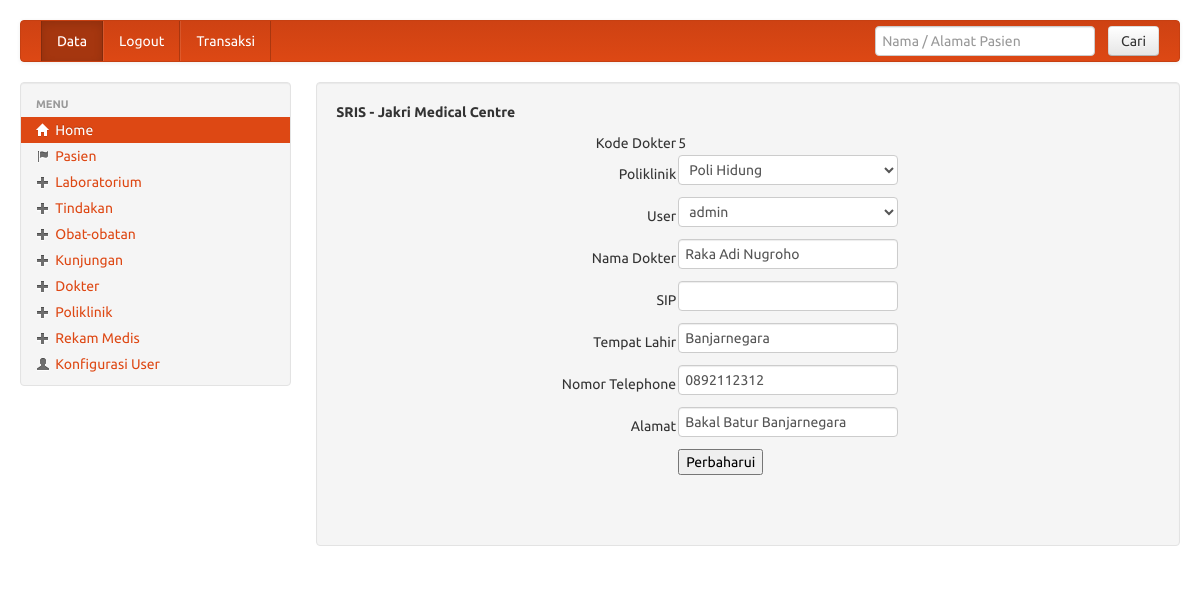
/pengurus/formeditdokter.php?kd_dokter=5 (signed in), run on the app's committed database.
### tables this page shows
CREATE TABLE IF NOT EXISTS `dokter` (
  `kd_dokter` int(11) NOT NULL AUTO_INCREMENT,
  `kd_poli` int(11) NOT NULL,
  `tgl_kunjungan` date NOT NULL,
  `kd_user` int(11) NOT NULL,
  `nm_dokter` varchar(300) NOT NULL,
  `sip` enum('pagi','siang','malam','') NOT NULL,
  `tmpat_lhr` varchar(300) NOT NULL,
  `no_tlp` varchar(14) NOT NULL,
  `alamat` varchar(300) NOT NULL,
  PRIMARY KEY (`kd_dokter`)
);

### pengurus/formeditdokter.php (the view, shortened to what this page needs)
<?php require_once('../Connections/koneksi.php'); ?>
<?php
if (!function_exists("GetSQLValueString")) {
function GetSQLValueString($theValue, $theType, $theDefinedValue = "", $theNotDefinedValue = "")
{
  $theValue = function_exists("mysql_real_escape_string") ? mysql_real_escape_string($theValue) : mysql_escape_string($theValue);
  switch ($theType) {
    case "long":
    case "int":
      $theValue = ($theValue != "") ? intval($theValue) : "NULL";
      break;
  }
  return $theValue;
}
}
$editFormAction = $_SERVER['PHP_SELF'];
if (isset($_SERVER['QUERY_STRING'])) {
  $editFormAction .= "?" . htmlentities($_SERVER['QUERY_STRING']);
}
$colname_tampil = "-1";
if (isset($_GET['kd_dokter'])) {
  $colname_tampil = $_GET['kd_dokter'];
}
$query_tampil = sprintf("SELECT * FROM dokter WHERE kd_dokter = %s", GetSQLValueString($colname_tampil, "int"));
$tampil = mysql_query($query_tampil, $koneksi) or die(mysql_error());
$row_tampil = mysql_fetch_assoc($tampil);
$query_poli = "SELECT * FROM poliklinik";
$poli = mysql_query($query_poli, $koneksi) or die(mysql_error());
$row_poli = mysql_fetch_assoc($poli);
$query_user = "SELECT * FROM login";
$user = mysql_query($query_user, $koneksi) or die(mysql_error());
$row_user = mysql_fetch_assoc($user);
?>
<!DOCTYPE html PUBLIC "-//W3C//DTD XHTML 1.0 Transitional//EN" "http://www.w3.org/TR/xhtml1/DTD/xhtml1-transitional.dtd">
<html xmlns="http://www.w3.org/1999/xhtml">
<head>
<link rel='stylesheet' type='text/css' href='../library/bootstrap/bootstrap.css'/>
<link rel='stylesheet' type='text/css' href='../library/bootstrap/style.css'/>
</head>
<body>
<div class='container-fluid' style='margin-top:20px;'>
<?php include("navbar.php"); ?>
	<div class='row-fluid'>
	<?php include("sidebar.php"); ?>
    <div class="span9">
    <div class='well' fixed center;'>
		<b>SRIS - Jakri Medical Centre</b>
		<p style='margin-top:10px'>
		<form action="<?php echo $editFormAction; ?>" method="post" name="form1" id="form1">
		  <table width="454" height="278" align="center">
		    <tr valign="baseline">
		      <td nowrap="nowrap" align="right">Kode Dokter </td>
		      <td><?php echo $row_tampil['kd_dokter']; ?></td>
	        </tr>
		    <tr valign="baseline">
		      <td nowrap="nowrap" align="right">Poliklinik</td>
		      <td><select name="kd_poli">
		        <?php
do {
?>
		        <option value="<?php echo $row_poli['kd_poli']?>" <?php if (!(strcmp($row_poli['kd_poli'], htmlentities($row_tampil['kd_poli'], ENT_COMPAT, 'utf-8')))) {echo "SELECTED";} ?>><?php echo $row_poli['nm_poli']?></option>
		        <?php
} while ($row_poli = mysql_fetch_assoc($poli));
?>
		        </select></td>
	        </tr>
		    <tr valign="baseline">
		      <td nowrap="nowrap" align="right">User</td>
		      <td><select name="kd_user">
		        <?php
do {
?>
		        <option value="<?php echo $row_user['kd_user']?>" <?php if (!(strcmp($row_user['kd_user'], htmlentities($row_tampil['kd_user'], ENT_COMPAT, 'utf-8')))) {echo "SELECTED";} ?>><?php echo $row_user['username']?></option>
		        <?php
} while ($row_user = mysql_fetch_assoc($user));
?>
		        </select></td>
	        </tr>
		    <tr valign="baseline">
		      <td nowrap="nowrap" align="right">Nama Dokter</td>
		      <td><input type="text" name="nm_dokter" value="<?php echo htmlentities($row_tampil['nm_dokter'], ENT_COMPAT, 'utf-8'); ?>" size="32" /></td>
	        </tr>
		    <tr valign="baseline">
		      <td nowrap="nowrap" align="right">SIP</td>
		      <td><input type="text" name="sip" value="<?php echo htmlentities($row_tampil['sip'], ENT_COMPAT, 'utf-8'); ?>" size="32" /></td>
	        </tr>
		    <tr valign="baseline">
		      <td nowrap="nowrap" align="right">Tempat Lahir</td>
		      <td><input type="text" name="tmpat_lhr" value="<?php echo htmlentities($row_tampil['tmpat_lhr'], ENT_COMPAT, 'utf-8'); ?>" size="32" /></td>
	        </tr>
		    <tr valign="baseline">
		      <td nowrap="nowrap" align="right">Nomor Telephone</td>
		      <td><input type="text" name="no_tlp" value="<?php echo htmlentities($row_tampil['no_tlp'], ENT_COMPAT, 'utf-8'); ?>" size="32" /></td>
	        </tr>
		    <tr valign="baseline">
		      <td nowrap="nowrap" align="right">Alamat</td>
		      <td><input type="text" name="alamat" value="<?php echo htmlentities($row_tampil['alamat'], ENT_COMPAT, 'utf-8'); ?>" size="32" /></td>
	        </tr>
		    <tr valign="baseline">
		      <td nowrap="nowrap" align="right">&nbsp;</td>
		      <td><input type="submit" value="Perbaharui" /></td>
	        </tr>
	      </table>
	  </form>
        <p>&nbsp;</p>
    </div>
    </div>
</div>
</body>
</html>

### data on the page
dokter: kd_dokter "5", nm_dokter "Raka Adi Nugroho", tmpat_lhr "Banjarnegara", no_tlp "0892112312", alamat "Bakal Batur Banjarnegara"

### other printed values
form field kd_poli "Poli Hidung"
form field kd_user "admin"
